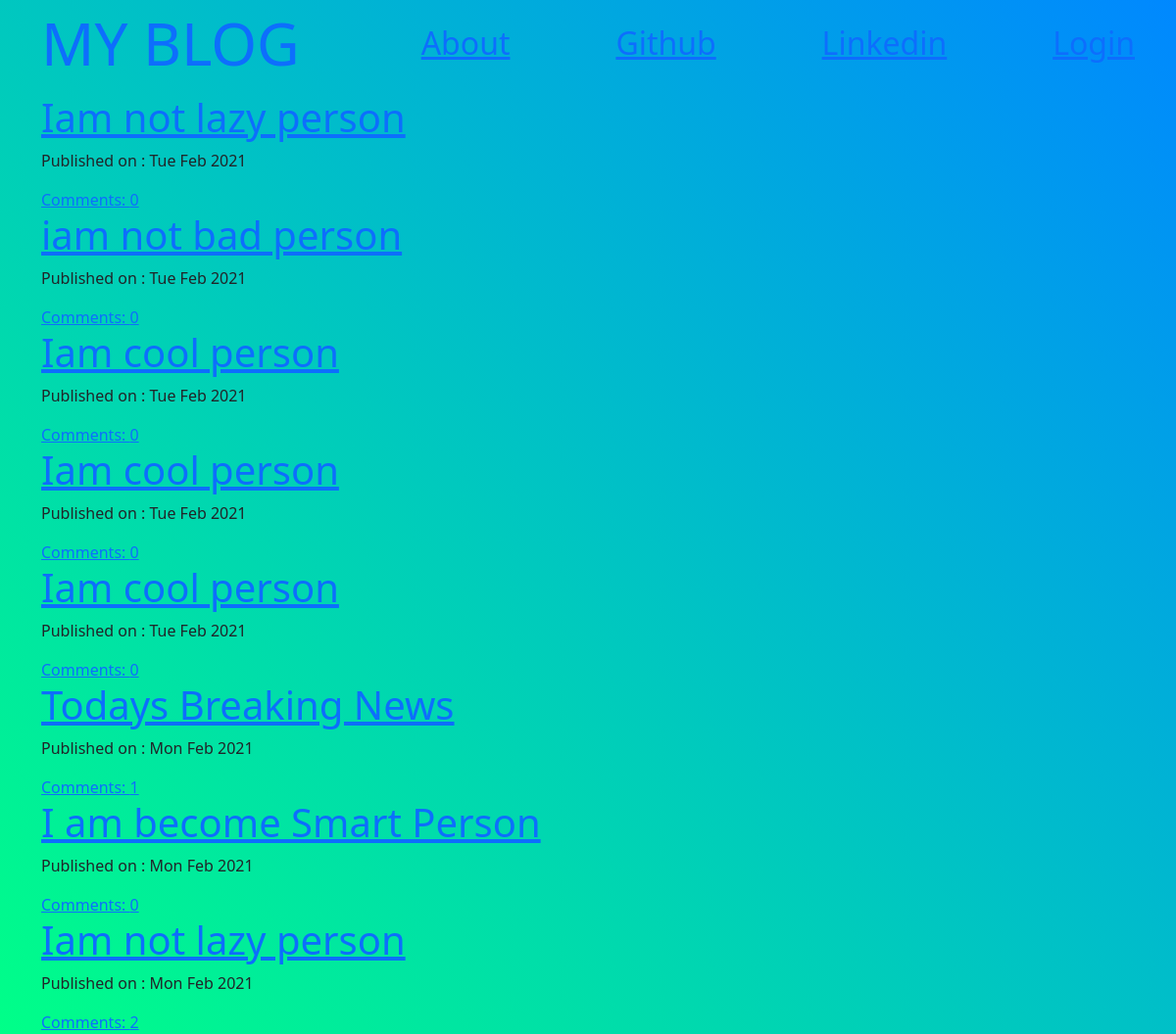
The page / on the database its author committed.
### blog/models.py (models this page shows, shortened)
class Post(models.Model):
    author = models.ForeignKey('auth.User',on_delete=models.CASCADE)
    title = models.CharField(max_length=200)
    text = models.TextField()
    create_date = models.DateTimeField(default=timezone.now())
    published_date = models.DateTimeField(blank= True,null= True)
    def approve_comments(self):
        return self.comments.filter(approved_comment= True)

### blog/views.py (the view)
# urls.py: url(r'^$',views.PostListView.as_view(),name='post_list'),
class PostListView(ListView):
    model = Post
    def get_queryset(self):
        return Post.objects.filter(published_date__lte=timezone.now()).order_by('-published_date')

### blog/templates/blog/post_list.html
{% extends "blog/base.html" %}
{%block content%}
<div class="centerstage">
    {%for post in post_list%}
    <div class="post">
        <h1><a href="{% url 'blog:post_detail' pk=post.pk %}">{{post.title}}</a></h1>
        <div class="date">
            <p>Published on : {{post.published_date|date:"D M Y"}}</p>
        </div>
        <a href="{% url 'blog:post_detail' pk=post.pk %}">Comments: {{post.approve_comments.count}}</a>
    </div>
    {%endfor%}
</div>
{% endblock %}

### blog/templates/blog/base.html (shortened to what this page needs)
<!DOCTYPE html>
 {% load static %}
<html lang="en">
<head>
    <link href="https://cdn.jsdelivr.net/npm/bootstrap@5.0.0-beta1/dist/css/bootstrap.min.css" rel="stylesheet">
    <link rel="stylesheet" href="//cdn.jsdelivr.net/npm/medium-editor@latest/dist/css/medium-editor.min.css" type="text/css" media="screen" charset="utf-8">
    <link rel="stylesheet" type="text/css" href="{% static 'css/blog.css' %}">
</head>
<body class="loader">
<nav class="navbar navbar-default">
    <div class="container">
        <h1> <a class="navbar-brand bigbrand" href="{% url 'blog:post_list' %}">MY BLOG</a></h1>
        <h2><a href="{% url 'blog:about' %}">About</a></h2>
        <h2><a href="https://www.github.com">Github</a></h2>
        <h2><a href="https://www.linkedin.com">Linkedin</a></h2>
            {% if user.is_authenticated %}
                <h2> <a href="{% url 'blog:post_new' %}">New Post</a></h2>
                <h2><a href="{% url 'blog:post_draft_list' %}">Draft</a></h2>
                <h2><a href="{% url 'logout' %}">Logout</a></h2>
                <h2><a>Welcome: {{user.username}}</a></h2>
            {%else%}
                <h2><a class="nav navbar-right" href="{% url 'login' %}">Login</a></h2>
            {% endif %}
    </div>
</nav>
<div class="content container">
    <div class="row">
        <div class="col-md-8">
            <div class="blog_posts">
                {% block content %}
                {% endblock %}
            </div>
        </div>
    </div>
</div>
</body>
</html>

### blog/static/css/blog.css (style rules this page uses)
.loader { filter:hue-rotate(0deg); background:linear-gradient(45deg,#0f8,#08f); animation:hue 10000ms infinite linear; }
.bigbrand { font-size: 1.5em; }
.centerstage { margin-left: auto; margin-right:auto; }

### rows shown on the page
Post: title "Iam not lazy person", published_date "Tue Feb 2021", approve_comments.count "0"
Post: title "iam not bad person", published_date "Tue Feb 2021", approve_comments.count "0"
Post: title "Iam cool person", published_date "Tue Feb 2021", approve_comments.count "0"
Post: title "Iam cool person", published_date "Tue Feb 2021", approve_comments.count "0"
Post: title "Iam cool person", published_date "Tue Feb 2021", approve_comments.count "0"
Post: title "Todays Breaking News", published_date "Mon Feb 2021", approve_comments.count "1"
Post: title "I am become Smart Person", published_date "Mon Feb 2021", approve_comments.count "0"
Post: title "Iam not lazy person", published_date "Mon Feb 2021", approve_comments.count "2"
